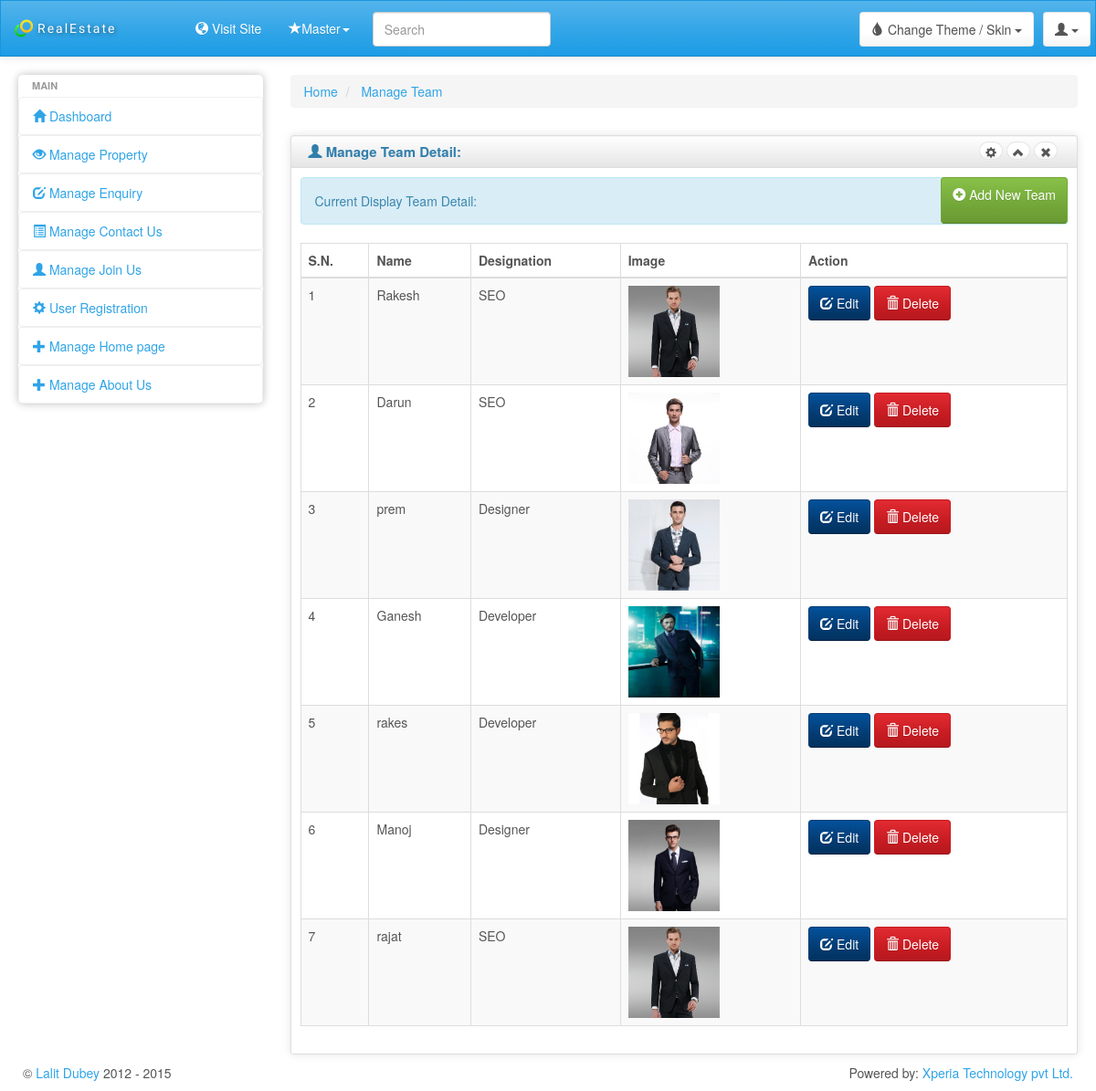
The page /Admin/ManageTeam.php on the database its author committed.
### tables this page shows
CREATE TABLE IF NOT EXISTS `manage_team` (
  `id` int(11) NOT NULL AUTO_INCREMENT,
  `name` varchar(100) NOT NULL,
  `designation` varchar(300) NOT NULL,
  `image` varchar(200) NOT NULL,
  PRIMARY KEY (`id`)
);

### Admin/ManageTeam.php (the view, shortened to what this page needs)
<!DOCTYPE html>
<html lang="en">
<head>
    <link id="bs-css" href="css/bootstrap-cerulean.min.css" rel="stylesheet">
    <link href="css/charisma-app.css" rel="stylesheet">
    <link href='bower_components/fullcalendar/dist/fullcalendar.css' rel='stylesheet'>
    <link href='bower_components/fullcalendar/dist/fullcalendar.print.css' rel='stylesheet' media='print'>
    <link href='bower_components/chosen/chosen.min.css' rel='stylesheet'>
    <link href='bower_components/colorbox/example3/colorbox.css' rel='stylesheet'>
    <link href='bower_components/responsive-tables/responsive-tables.css' rel='stylesheet'>
    <link href='bower_components/bootstrap-tour/build/css/bootstrap-tour.min.css' rel='stylesheet'>
    <link href='css/jquery.noty.css' rel='stylesheet'>
    <link href='css/noty_theme_default.css' rel='stylesheet'>
    <link href='css/elfinder.min.css' rel='stylesheet'>
    <link href='css/elfinder.theme.css' rel='stylesheet'>
    <link href='css/jquery.iphone.toggle.css' rel='stylesheet'>
    <link href='css/uploadify.css' rel='stylesheet'>
    <link href='css/animate.min.css' rel='stylesheet'>
</head>
<body>
   <?php include('header.php'); ?>
<div class="ch-container">
    <div class="row">
       <?php include('left_menu.php'); ?>
        <div id="content" class="col-lg-9 col-sm-9">
                <div>
        <ul class="breadcrumb">
            <li>
                <a href="Dashboard.php">Home</a>
            </li>
            <li>
                <a href="ManageTeam.php">Manage Team</a>
            </li>
        </ul>
    </div>
    <div class="row">
    <div class="box col-md-12">
    <div class="box-inner">
    <div class="box-header well" data-original-title="">
        <h2><i class="glyphicon glyphicon-user"></i> Manage Team Detail:</h2>
        <div class="box-icon">
            <a href="#" class="btn btn-setting btn-round btn-default"><i class="glyphicon glyphicon-cog"></i></a>
            <a href="#" class="btn btn-minimize btn-round btn-default"><i
                    class="glyphicon glyphicon-chevron-up"></i></a>
            <a href="#" class="btn btn-close btn-round btn-default"><i class="glyphicon glyphicon-remove"></i></a>
        </div>
    </div>
    <div class="box-content">
		<div style="float:right">
            <a class="btn btn-success" href="AddTeam.php" style="height:51px">
                <i class="glyphicon glyphicon-plus-sign"></i>
                 Add New Team
            </a>
        </div>
    <div class="alert alert-info">Current Display Team Detail:</a>
   </div>
    <table class="table table-striped table-bordered bootstrap-datatable datatable responsive">
    <thead>
    <tr>
        <th>S.N.</th>
        <th>Name</th>
        <th>Designation</th>
        <th>Image</th>
		<th>Action</th>
    </tr>
    </thead>
    <tbody>
	<?php
	$query="select * from manage_team";
	$query_exe=mysql_query($query);
	$count=1;
	while($data=mysql_fetch_array($query_exe))
	{
	?>
	 <tr>
        <td><?php echo $count ?></td>
        <td class="center"><?php echo $data['name']; ?></td>
		<td class="center"><?php echo $data['designation']; ?></td>
		<td class="center"> <img src="AdminProfilePic\<?php echo $data['image'];?>" height="100" width="100"</td>
        <td class="center">
            <a class="btn btn-info" href="EditTeam.php?x=<?php echo $data['id'];?>">
                <i class="glyphicon glyphicon-edit icon-white"></i>
                Edit
            </a>
            <a class="btn btn-danger" onclick="return del()" name="action" value="MT_delete" href='function.php?id=<?php echo $data['id'];?> & action=MT_delete';>
                <i class="glyphicon glyphicon-trash icon-white"></i>
                Delete
            </a>
        </td>
    </tr>
		<?php
		$count++;
	}
		?>
    </tbody>
    </table>
    </div>
    </div>
    </div>
    </div>
</div>
 <div class="ch-container">
<?php include('footer.php'); ?>
</div>
</div>
</div>
</body>
</html>

### Admin/css/charisma-app.css (style rules this page uses)
.ch-container { padding: 0 15px; }
.box { margin-top: 10px; margin-bottom: 10px; }
.box-inner { border: 1px solid #DEDEDE; border-radius: 3px; -webkit-border-radius: 3px; -moz-border-radius: 3px; box-shadow: 0 0 10px rgba(189, 189, 189, 0.4); -webkit-box-shadow: 0 0 10px rgba(189, 189, 189, 0.4); -moz-box-shadow: 0 0 10px rgba(189, 189, 189, 0.4); }
.box-header { border: none; padding-top: 5px; border-bottom: 1px solid #DEDEDE; border-radius: 3px 3px 0 0; -webkit-border-radius: 3px 3px 0 0; -moz-border-radius: 3px 3px 0 0; height: 35px; min-height: 35px !important; margin-bottom: 0; font-weight: bold; font-size: 16px; background: -moz-linear-gradient(top, rgba(255, 255, 255, 0) 0%, rgba(0, 0, 0, 0.1) 100%); background: -webkit-gradient(linear, left top, left bottom, color-stop(0%, rgba(255, 255, 255, 0)), color-stop(100%, rgba(0, 0, 0, 0.1))); background: -webkit-linear-gradient(top, rgba(255, 255, 255, 0) 0%, rgba(0, 0, 0, 0.1) 100%); background: -o-linear-gradient(top, rgba(255, 255, 255, 0) 0%, rgba(0, 0, 0, 0.1) 100%); background: -ms-linear-gradient(top, rgba(255, 255, 255, 0) 0%, rgba(0, 0, 0, 0.1) 100%); background: linear-gradient(to bottom, rgba(255, 255, 255, 0) 0%, rgba(0, 0, 0, 0.1) 100%); filter: progid:DXImageTransform.Microsoft.gradient(startColorstr='#00ffffff', endColorstr='#1a000000', GradientType=0); }
.box-header h2 { font-size: 15px; width: auto; clear: none; float: left; line-height: 25px; white-space: nowrap; font-weight: bold; margin-top: 0; margin-bottom: 0; }
.box-header h2 > i { margin-top: 1px; }
.box-icon { float: right; }
.box-icon a { clear: none; float: left; margin: 0 2px; height: 20px; width: 5px; margin-top: 1px; }
.box-icon a i { margin-left: -6px; top: -1px; }
.box-content { padding: 10px; }
.btn-round { border-radius: 40px; -webkit-border-radius: 40px; -moz-border-radius: 40px; font-size: 12px; padding-top: 4px; }
@media only screen and (min-width: 980px) { a, button, input[type=submit], input[type=button], .product-img { -webkit-transition: .5s; -moz-transition: .5s; -ms-transition: .5s; -o-transition: .5s; transition: .5s; } }
@media only screen and (min-width: 980px) { .ch-container { padding: 0 20px; } }

### Admin/bower_components/responsive-tables/responsive-tables.css (style rules this page uses)
table th { font-weight: bold; }
table td, table th { padding: 9px 10px; text-align: left; }

### rows shown on the page
manage_team: name "Rakesh", designation "SEO", image (picture)
manage_team: name "Darun", designation "SEO", image (picture)
manage_team: name "prem", designation "Designer", image (picture)
manage_team: name "Ganesh", designation "Developer", image (picture)
manage_team: name "rakes", designation "Developer", image (picture)
manage_team: name "Manoj", designation "Designer", image (picture)
manage_team: name "rajat", designation "SEO", image (picture)
